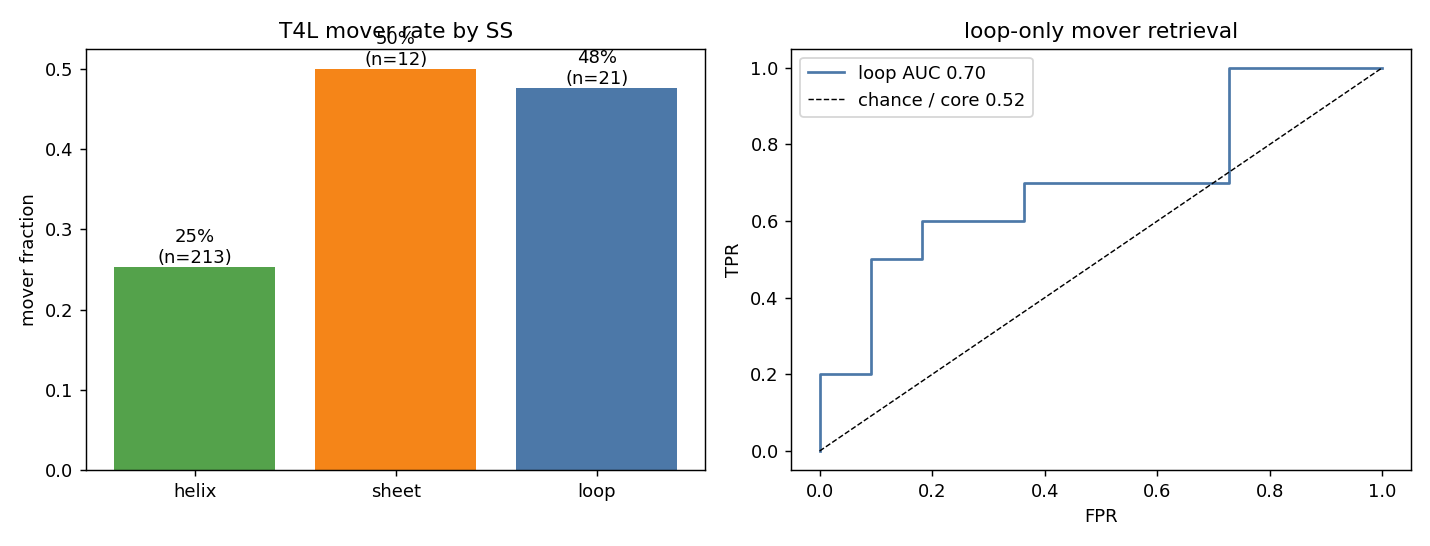

Here is the Python script that generated this plot:
"""
proteinX LOOP GATE -- does local-bending signal survive in loops/turns?

Cores failed (gate2 AUC 0.52) because tertiary packing dominates there. Loops
aren't packing-locked, so local sequence should carry more signal -- the last
place the local thesis can be alive. Four checks, all read-only on cached data:

  1. Split T4L movers/non-movers by secondary structure (PDB HELIX/SHEET records;
     else loop). Are movers enriched in loops?
  2. Loop-only corrected gate2: train absolute bending on LOOP windows from the
     culled non-T4L set, difference on held-out T4L loop pairs, score full-set
     mover retrieval (AUC/AP/p@k). Compare to the global 0.52.
  3. Dataset viability: after the non-local-contact filter, how many clean LOOP
     windows actually survive to train on?
  4. QC: flag conservative-core-substitution outliers (V111M/V111I type) so they
     don't poison loop labels.

GO  : loop AUC comfortably > 0.52 AND enough clean loop windows -> re-scope here.
NO-GO: still ~0.5 OR too few windows -> local premise dead; re-aim target.
"""
import os
import numpy as np
from collections import Counter, defaultdict
from scipy.stats import fisher_exact
from stats_utils import cluster_auc_ci
from bending_metric import bending_angle, is_continuous
from feasibility_t4l import parse_ca, window_bend, PDB_DIR
from gate2_model_feasibility import entry_features, outcome_onehot, TRAIN_DIR
from mover_composition import has_nonlocal, window_nonlocal

CONS_GROUPS = [set("AVLIM"), set("FYW"), set("ST"), set("DE"),
               set("NQ"), set("KR")]


def is_conservative(a, b):
    return any(a in g and b in g for g in CONS_GROUPS)


def parse_ss(path):
    """(helix_set, sheet_set, has_records) of (chain,resnum) from header."""
    helix, sheet, has = set(), set(), False
    with open(path) as fh:
        for line in fh:
            if line.startswith(("ATOM", "HETATM", "MODEL")):
                break
            if line.startswith("HELIX"):
                try:
                    ch, a, b = line[19], int(line[21:25]), int(line[33:37])
                    has = True
                    helix.update((ch, r) for r in range(a, b + 1))
                except ValueError:
                    pass
            elif line.startswith("SHEET"):
                try:
                    ch, a, b = line[21], int(line[22:26]), int(line[33:37])
                    has = True
                    sheet.update((ch, r) for r in range(a, b + 1))
                except ValueError:
                    pass
    return helix, sheet, has


def ss_of(helix, sheet, ch, r):
    if (ch, r) in helix:
        return "H"
    if (ch, r) in sheet:
        return "E"
    return "L"


def pick_t4l(chains):
    best, sc = (None, None), 1e9
    for ch, res in chains.items():
        n = len(res)
        if 150 <= n <= 175 and max(res) <= 200 and abs(n - 164) < sc:
            best, sc = (ch, res), abs(n - 164)
    return best


def longest(chains):
    best, n = (None, None), 0
    for ch, res in chains.items():
        if len(res) > n and max(res) < 5000:
            best, n = (ch, res), len(res)
    return best if n >= 40 else (None, None)


# --------------------- T4L: rebuild movers w/ SS + QC -----------------------
def build_t4l():
    files = [f[:-4] for f in os.listdir(PDB_DIR) if f.endswith(".pdb")]
    S = {}
    for pid in files:
        p = os.path.join(PDB_DIR, f"{pid}.pdb")
        try:
            ch, res = pick_t4l(parse_ca(p))
        except Exception:
            ch = None
        if ch is None:
            continue
        helix, sheet, has = parse_ss(p)
        if not has:
            continue
        S[pid] = dict(chid=ch, res=res, helix=helix, sheet=sheet)

    counts = defaultdict(Counter)
    for d in S.values():
        for rs, (aa, _) in d["res"].items():
            counts[rs][aa] += 1
    cons = {rs: c.most_common(1)[0][0] for rs, c in counts.items()
            if sum(c.values()) >= 10}

    wt_ids, mut1 = [], []
    for pid, d in S.items():
        m = tuple(sorted((rs, cons[rs], aa) for rs, (aa, _) in d["res"].items()
                         if rs in cons and aa != cons[rs]))
        if not m:
            wt_ids.append(pid)
        elif len(m) == 1:
            mut1.append((pid, m[0]))

    wt_med, wt_sig = {}, {}
    for s in range(min(cons), max(cons) - 4):
        vals = np.array([v for v in (window_bend(S[p]["res"], s) for p in wt_ids)
                         if v is not None])
        if len(vals) >= 3:
            wt_med[s] = float(np.median(vals))
            wt_sig[s] = float(1.4826 * np.median(np.abs(vals - np.median(vals))))
    pooled = float(np.median([v for v in wt_sig.values() if v > 0]))
    scaffold = max(wt_ids, key=lambda p: len(S[p]["res"]))

    rows = []
    for pid, (r, wtaa, mutaa) in mut1:
        s = r - 2
        if s not in wt_med:
            continue
        b = window_bend(S[pid]["res"], s)
        ef = entry_features(S[scaffold]["res"], s)
        win = [s + k for k in range(5)]
        if b is None or ef is None or any(w not in cons for w in win):
            continue
        delta = b - wt_med[s]
        floor = wt_sig.get(s, pooled) or pooled
        ss = ss_of(S[pid]["helix"], S[pid]["sheet"], S[pid]["chid"], r)
        nl = has_nonlocal(S[pid]["res"], r)
        # conservative swap + implausibly large bend = artifact, contact or not
        qc_bad = is_conservative(wtaa, mutaa) and abs(delta) > 10
        wt_seq = "".join(cons[w] for w in win)
        rows.append(dict(pid=pid, r=r, wt=wtaa, mut=mutaa, delta=delta,
                         floor=floor, mover=abs(delta) > 2 * floor, ss=ss,
                         qc_bad=qc_bad, ef=ef, wt_seq=wt_seq,
                         mut_seq=wt_seq[:2] + mutaa + wt_seq[3:]))
    return rows


# --------------------- cull set: loop windows + viability -------------------
def build_training(require_clean=False, max_struct=None):
    files = [f[:-4] for f in os.listdir(TRAIN_DIR) if f.endswith(".pdb")]
    if max_struct:
        files = files[:max_struct]
    X, y, grp = [], [], []
    n_loop_total = n_loop_clean = n_skip_no_ss = 0
    for gi, pid in enumerate(files):
        p = os.path.join(TRAIN_DIR, f"{pid}.pdb")
        try:
            ch, res = longest(parse_ca(p))
        except Exception:
            ch = None
        if ch is None:
            continue
        helix, sheet, has = parse_ss(p)
        if not has:
            n_skip_no_ss += 1
            continue
        lo, hi = min(res), max(res)
        for i in range(lo + 3, hi - 4):
            r = i + 2                                   # central residue
            if ss_of(helix, sheet, ch, r) != "L":
                continue
            ef = entry_features(res, i)
            win = [i + k for k in range(5)]
            if ef is None or any(w not in res for w in win):
                continue
            pts = np.array([res[w][1] for w in win])
            if not is_continuous(pts):
                continue
            n_loop_total += 1
            clean = not window_nonlocal(res, r)
            if clean:
                n_loop_clean += 1
            if require_clean and not clean:
                continue
            seq5 = "".join(res[w][0] for w in win)
            X.append(ef + list(outcome_onehot(seq5)))
            y.append(bending_angle(pts)); grp.append(gi)
    return (np.array(X), np.array(y), np.array(grp),
            n_loop_total, n_loop_clean, n_skip_no_ss)


def main():
    from sklearn.ensemble import HistGradientBoostingRegressor
    from sklearn.metrics import (roc_auc_score, average_precision_score,
                                 mean_squared_error, roc_curve)

    rows = build_t4l()
    flagged = [x for x in rows if x["qc_bad"]]
    clean = [x for x in rows if not x["qc_bad"]]
    print("=" * 68 + "\n  LOOP GATE\n" + "=" * 68)
    print(f"[QC] conservative-core outliers flagged & removed: {len(flagged)}")
    for x in flagged:
        print(f"      {x['pid']} {x['wt']}{x['r']}{x['mut']} delta={x['delta']:+.1f}  ss={x['ss']}")

    # ---- 1. SS distribution of movers ----
    print("\n[1] T4L mover distribution by secondary structure (central residue):")
    by = {c: [x for x in clean if x["ss"] == c] for c in "HEL"}
    for c, name in [("H", "helix"), ("E", "sheet"), ("L", "loop/turn")]:
        g = by[c]
        mv = sum(x["mover"] for x in g)
        rate = mv / len(g) if g else float("nan")
        print(f"    {name:10s}: {len(g):3d} windows, {mv:3d} movers ({rate:5.0%})")
    loop = by["L"]; nonloop = by["H"] + by["E"]
    a = sum(x["mover"] for x in loop); b = len(loop) - a
    c_ = sum(x["mover"] for x in nonloop); d = len(nonloop) - c_
    orr, pf = fisher_exact([[a, b], [c_, d]], alternative="greater")
    print(f"    loop-mover enrichment vs non-loop: OR={orr:.2f}  Fisher p={pf:.3g}")

    # ---- 3. dataset viability ----
    Xtr, ytr, grp, n_lt, n_lc, n_noss = build_training(require_clean=False)
    print(f"\n[3] loop-window viability (culled non-T4L set):")
    print(f"    structures skipped (no SS records): {n_noss}")
    print(f"    loop-central windows total        : {n_lt}")
    print(f"    clean loop windows (no non-local) : {n_lc} ({100*n_lc/max(n_lt,1):.0f}%)")

    # ---- 2. loop-only corrected gate ----
    gids = np.array(sorted(set(grp))); np.random.default_rng(0).shuffle(gids)
    test_g = set(gids[: max(1, len(gids) // 5)])
    te = np.array([g in test_g for g in grp]); tr = ~te
    model = HistGradientBoostingRegressor(max_iter=400, learning_rate=0.08,
                                          max_depth=6, random_state=0)
    model.fit(Xtr[tr], ytr[tr])
    rmse = float(np.sqrt(mean_squared_error(ytr[te], model.predict(Xtr[te]))))
    std = float(np.std(ytr[te]))
    print(f"\n[2] loop-only model: absolute bending std={std:.1f}  RMSE={rmse:.1f} deg "
          f"(skill {100*(1-rmse/std):.0f}%)")

    val = [x for x in clean if x["ss"] == "L"]
    if len(val) < 8:
        print(f"    held-out T4L loop pairs = {len(val)}  -> TOO FEW to score.")
        auc = ap = patk = float("nan"); movers_n = sum(x["mover"] for x in val)
    else:
        EF = np.array([x["ef"] for x in val])
        Xwt = np.hstack([EF, np.array([outcome_onehot(x["wt_seq"]) for x in val])])
        Xmt = np.hstack([EF, np.array([outcome_onehot(x["mut_seq"]) for x in val])])
        dpred = np.abs(model.predict(Xmt) - model.predict(Xwt))
        mov = np.array([x["mover"] for x in val]); movers_n = int(mov.sum())
        base = mov.mean()
        auc = roc_auc_score(mov, dpred) if 0 < movers_n < len(val) else float("nan")
        ap = average_precision_score(mov, dpred)
        k = movers_n
        patk = mov[np.argsort(-dpred)[:k]].mean() if k else float("nan")
        # bootstrap CI on AUC -- n is tiny, so quantify how shaky 0.70 is.
        # Resample whole residues: several mutations share a site.
        _, lo, hi, ncl = cluster_auc_ci(mov, dpred, [x["r"] for x in val])
        print(f"    held-out T4L loop pairs = {len(val)} (movers {movers_n}, base {base:.0%})")
        print(f"    loop-only mover retrieval:  AUC={auc:.3f}  90% CI [{lo:.2f}, {hi:.2f}] "
              f"({ncl} residue clusters; core was 0.52)")
        print(f"                                AP ={ap:.3f}  (base {base:.3f})")
        print(f"                                p@{k}={patk:.3f}")

    # ---- verdict: separate SIGNAL, POWER, and TRAIN-viability ----
    auc_ok = (not np.isnan(auc)) and auc >= 0.60
    train_ok = n_lc >= 2000
    val_powered = movers_n >= 20
    print("\n" + "-" * 68)
    print(f"signal: loop AUC {auc:.3f} (vs core 0.52), enrichment OR {orr:.2f} (p={pf:.3f})")
    print(f"power : {movers_n} loop movers in T4L  -> {'adequate' if val_powered else 'TOO FEW to certify'}")
    print(f"train : {n_lc} clean loop windows       -> {'trainable' if train_ok else 'too few'}")
    if auc_ok and train_ok and val_powered:
        v = "GO -- local thesis SURVIVES in loops. Re-scope around flexible regions."
    elif auc_ok and train_ok and not val_powered:
        v = ("UNDERPOWERED-PROMISING -- signal is consistently POSITIVE in loops (AUC + "
             "enrichment), unlike cores, but T4L has too few loop mutations to certify it. "
             "NOT dead, NOT build-ready: the decisive test needs a LOOP-RICH mutational "
             "dataset, not T4L. Do NOT build the miner on this alone.")
    elif not auc_ok:
        v = (f"DEAD -- loop AUC {auc:.3f} not above core's 0.52. Local premise dead even in "
             "loops; re-aim (flexibility/B-factor or loop mutation-ranking).")
    else:
        v = f"NO-GO -- insufficient clean loop training data (clean={n_lc})."
    print("VERDICT:", v)

    # plot
    import matplotlib; matplotlib.use("Agg")
    import matplotlib.pyplot as plt
    fig, ax = plt.subplots(1, 2, figsize=(11, 4.2))
    names = ["helix", "sheet", "loop"]
    rates = [np.mean([x["mover"] for x in by[c]]) if by[c] else 0 for c in "HEL"]
    ax[0].bar(names, rates, color=["#54A24B", "#F58518", "#4C78A8"])
    ax[0].set_ylabel("mover fraction"); ax[0].set_title("T4L mover rate by SS")
    for i, (c, rt) in enumerate(zip("HEL", rates)):
        ax[0].text(i, rt + 0.005, f"{rt:.0%}\n(n={len(by[c])})", ha="center")
    if not np.isnan(auc) and len(val) >= 8 and 0 < movers_n < len(val):
        mov = np.array([x["mover"] for x in val])
        EF = np.array([x["ef"] for x in val])
        dp = np.abs(model.predict(np.hstack([EF, np.array([outcome_onehot(x["mut_seq"]) for x in val])]))
                    - model.predict(np.hstack([EF, np.array([outcome_onehot(x["wt_seq"]) for x in val])])))
        fpr, tpr, _ = roc_curve(mov, dp)
        ax[1].plot(fpr, tpr, color="#4C78A8", label=f"loop AUC {auc:.2f}")
    ax[1].plot([0, 1], [0, 1], "k--", lw=.8, label="chance / core 0.52")
    ax[1].set_xlabel("FPR"); ax[1].set_ylabel("TPR")
    ax[1].set_title("loop-only mover retrieval"); ax[1].legend()
    fig.tight_layout(); fig.savefig("loop_gate.png", dpi=130)
    print("plot -> loop_gate.png")


if __name__ == "__main__":
    main()
